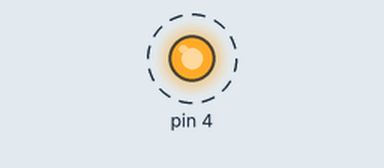
Recording of a sketch running on a simulated Arduino Uno, built with avr-gcc and run on an emulated ATmega328P. Parts: output pins drawn as LEDs (lit = HIGH). Dashed ring = blinking.

Above: at 0.5 s.
Timing chart, 0 to 4.6 s (numbered marks = the images above):
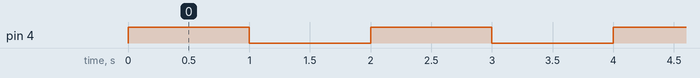

The sketch:

PJ_01_LED_blink.ino
```cpp
// generated by KidsBlock
#include <Arduino.h>

void setup() {
  pinMode(4, OUTPUT);
}

void loop() {
  digitalWrite(4, HIGH);
  delay(1 * 1000);
  digitalWrite(4, LOW);
  delay(1 * 1000);
}
```

Measured:
- by itself, pin 4: alternates HIGH for 1.0 s and LOW for 1.0 s
